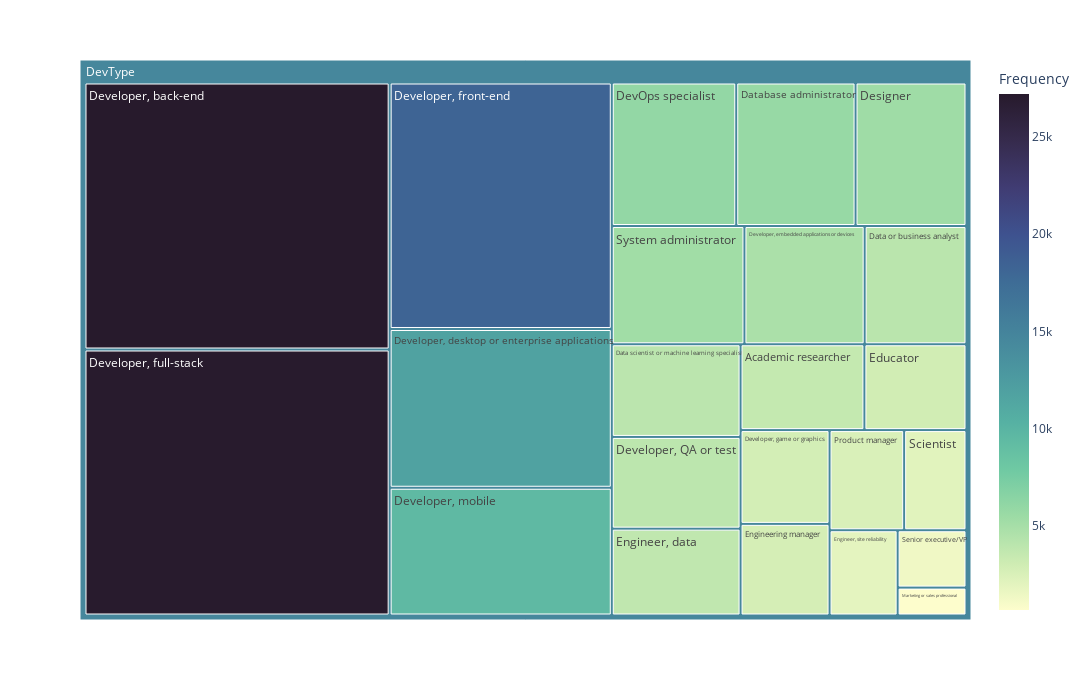

The code cell stored with this chart in its notebook:
### Code cell
# Visualize different jobs frequencies 
data = px.treemap(jobs_freq, 
                 path=['Group', 'Job'], 
                 color_continuous_scale='deep',
                 values='Frequency',
                 color='Frequency')

fig = go.Figure(data=data)
fig.update_layout(width=1100, height=700)
iplot(fig)

### Figure 1 — Plotly figure (JSON) as saved in the notebook; plotly's stock layout.template omitted (floating-point values rounded to 4 significant figures)
{"data": [{"branchvalues": "total", "customdata": [[3552], [4024], [3988], [5722], [5321], [5969], [3947], [27228], [11784], [4750], [18296], [27125], [2789], [9482], [2928], [3738], [1940], [2724], [642], [2497], [2086], [1320], [5242], [14650.0]], "domain": {"x": [0, 1], "y": [0, 1]}, "hovertemplate": "labels=%{label}<br>Frequency_sum=%{value}<br>parent=%{parent}<br>id=%{id}<br>Frequency=%{color}<extra></extra>", "ids": ["DevType/Academic researcher", "DevType/Data or business analyst", "DevType/Data scientist or machine learning specialist", "DevType/Database administrator", "DevType/Designer", "DevType/DevOps specialist", "DevType/Developer, QA or test", "DevType/Developer, back-end", "DevType/Developer, desktop or enterprise applications", "DevType/Developer, embedded applications or devices", "DevType/Developer, front-end", "DevType/Developer, full-stack", "DevType/Developer, game or graphics", "DevType/Developer, mobile", "DevType/Educator", "DevType/Engineer, data", "DevType/Engineer, site reliability", "DevType/Engineering manager", "DevType/Marketing or sales professional", "DevType/Product manager", "DevType/Scientist", "DevType/Senior executive/VP", "DevType/System administrator", "DevType"], "labels": ["Academic researcher", "Data or business analyst", "Data scientist or machine learning specialist", "Database administrator", "Designer", "DevOps specialist", "Developer, QA or test", "Developer, back-end", "Developer, desktop or enterprise applications", "Developer, embedded applications or devices", "Developer, front-end", "Developer, full-stack", "Developer, game or graphics", "Developer, mobile", "Educator", "Engineer, data", "Engineer, site reliability", "Engineering manager", "Marketing or sales professional", "Product manager", "Scientist", "Senior executive/VP", "System administrator", "DevType"], "marker": {"coloraxis": "coloraxis", "colors": [3552, 4024, 3988, 5722, 5321, 5969, 3947, 27228, 11784, 4750, 18296, 27125, 2789, 9482, 2928, 3738, 1940, 2724, 642, 2497, 2086, 1320, 5242, 14650.0]}, "name": "", "parents": ["DevType", "DevType", "DevType", "DevType", "DevType", "DevType", "DevType", "DevType", "DevType", "DevType", "DevType", "DevType", "DevType", "DevType", "DevType", "DevType", "DevType", "DevType", "DevType", "DevType", "DevType", "DevType", "DevType", ""], "type": "treemap", "values": [3552, 4024, 3988, 5722, 5321, 5969, 3947, 27228, 11784, 4750, 18296, 27125, 2789, 9482, 2928, 3738, 1940, 2724, 642, 2497, 2086, 1320, 5242, 157094]}], "layout": {"coloraxis": {"colorbar": {"title": {"text": "Frequency"}}, "colorscale": [[0, "rgb(253, 253, 204)"], [0.09091, "rgb(206, 236, 179)"], [0.1818, "rgb(156, 219, 165)"], [0.2727, "rgb(111, 201, 163)"], [0.3636, "rgb(86, 177, 163)"], [0.4545, "rgb(76, 153, 160)"], [0.5455, "rgb(68, 130, 155)"], [0.6364, "rgb(62, 108, 150)"], [0.7273, "rgb(62, 82, 143)"], [0.8182, "rgb(64, 60, 115)"], [0.9091, "rgb(54, 43, 77)"], [1, "rgb(39, 26, 44)"]]}, "height": 700, "legend": {"tracegroupgap": 0}, "margin": {"t": 60}, "width": 1100}}
